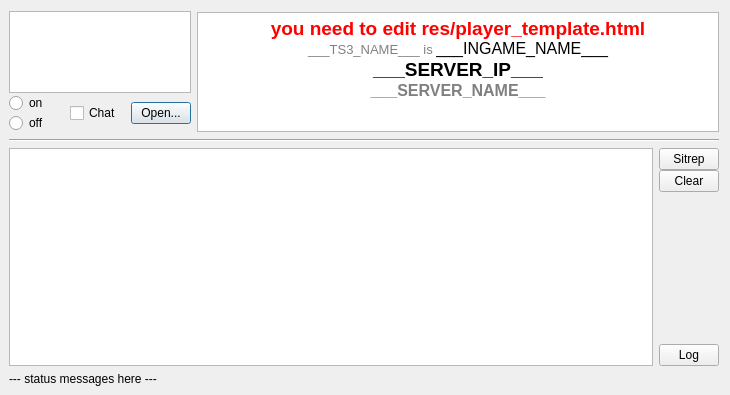
<?xml version="1.0" encoding="UTF-8"?>
<ui version="4.0">
 <class>DayzServerIp</class>
 <widget class="QDialog" name="DayzServerIp">
  <property name="geometry">
   <rect>
    <x>0</x>
    <y>0</y>
    <width>730</width>
    <height>395</height>
   </rect>
  </property>
  <property name="sizePolicy">
   <sizepolicy hsizetype="Preferred" vsizetype="Preferred">
    <horstretch>0</horstretch>
    <verstretch>0</verstretch>
   </sizepolicy>
  </property>
  <property name="windowTitle">
   <string>DayZ Server IP</string>
  </property>
  <layout class="QVBoxLayout" name="verticalLayout" stretch="0,0,2,0">
   <property name="spacing">
    <number>6</number>
   </property>
   <property name="leftMargin">
    <number>9</number>
   </property>
   <property name="bottomMargin">
    <number>9</number>
   </property>
   <item>
    <layout class="QHBoxLayout" name="hlUpper" stretch="0,0">
     <property name="spacing">
      <number>6</number>
     </property>
     <item>
      <layout class="QVBoxLayout" name="verticalLayout_2" stretch="1,0">
       <property name="spacing">
        <number>0</number>
       </property>
       <item>
        <widget class="QGraphicsView" name="gvLogo">
         <property name="sizePolicy">
          <sizepolicy hsizetype="Fixed" vsizetype="Fixed">
           <horstretch>0</horstretch>
           <verstretch>0</verstretch>
          </sizepolicy>
         </property>
         <property name="maximumSize">
          <size>
           <width>182</width>
           <height>82</height>
          </size>
         </property>
        </widget>
       </item>
       <item>
        <layout class="QHBoxLayout" name="horizontalLayout_4">
         <property name="spacing">
          <number>0</number>
         </property>
         <item>
          <layout class="QVBoxLayout" name="verticalLayout_3" stretch="0,0">
           <property name="spacing">
            <number>0</number>
           </property>
           <item>
            <widget class="QRadioButton" name="rbOn">
             <property name="text">
              <string>on</string>
             </property>
            </widget>
           </item>
           <item>
            <widget class="QRadioButton" name="rbOff">
             <property name="text">
              <string>off</string>
             </property>
            </widget>
           </item>
          </layout>
         </item>
         <item>
          <widget class="QCheckBox" name="cbChat">
           <property name="text">
            <string>Chat</string>
           </property>
          </widget>
         </item>
         <item>
          <widget class="QPushButton" name="pbProfileOpen">
           <property name="sizePolicy">
            <sizepolicy hsizetype="Fixed" vsizetype="Fixed">
             <horstretch>0</horstretch>
             <verstretch>0</verstretch>
            </sizepolicy>
           </property>
           <property name="maximumSize">
            <size>
             <width>60</width>
             <height>16777215</height>
            </size>
           </property>
           <property name="text">
            <string>Open...</string>
           </property>
          </widget>
         </item>
        </layout>
       </item>
      </layout>
     </item>
     <item>
      <widget class="QTextBrowser" name="tbPlayer">
       <property name="sizePolicy">
        <sizepolicy hsizetype="Expanding" vsizetype="Fixed">
         <horstretch>2</horstretch>
         <verstretch>0</verstretch>
        </sizepolicy>
       </property>
       <property name="maximumSize">
        <size>
         <width>16777215</width>
         <height>120</height>
        </size>
       </property>
       <property name="html">
        <string>&lt;!DOCTYPE HTML PUBLIC &quot;-//W3C//DTD HTML 4.0//EN&quot; &quot;http://www.w3.org/TR/REC-html40/strict.dtd&quot;&gt;
&lt;html&gt;&lt;head&gt;&lt;meta name=&quot;qrichtext&quot; content=&quot;1&quot; /&gt;&lt;style type=&quot;text/css&quot;&gt;
p, li { white-space: pre-wrap; }
&lt;/style&gt;&lt;/head&gt;&lt;body style=&quot; font-family:'MS Shell Dlg 2'; font-size:8.25pt; font-weight:400; font-style:normal;&quot;&gt;
&lt;p align=&quot;center&quot; style=&quot; margin-top:0px; margin-bottom:0px; margin-left:0px; margin-right:0px; -qt-block-indent:0; text-indent:0px;&quot;&gt;&lt;span style=&quot; font-size:14pt; font-weight:600; color:#ff0000;&quot;&gt;you need to edit res/player_template.html&lt;/span&gt;&lt;span style=&quot; font-size:10pt; color:#808080;&quot;&gt;&lt;br /&gt;___TS3_NAME___ is &lt;/span&gt;&lt;span style=&quot; font-size:12pt;&quot;&gt;___INGAME_NAME___&lt;/span&gt;&lt;/p&gt;
&lt;p align=&quot;center&quot; style=&quot; margin-top:0px; margin-bottom:0px; margin-left:0px; margin-right:0px; -qt-block-indent:0; text-indent:0px;&quot;&gt;&lt;span style=&quot; font-size:14pt; font-weight:600;&quot;&gt;___SERVER_IP___&lt;/span&gt;&lt;/p&gt;
&lt;p align=&quot;center&quot; style=&quot; margin-top:0px; margin-bottom:0px; margin-left:0px; margin-right:0px; -qt-block-indent:0; text-indent:0px;&quot;&gt;&lt;span style=&quot; font-size:12pt; font-weight:600; color:#808080;&quot;&gt;___SERVER_NAME___&lt;/span&gt;&lt;/p&gt;
&lt;p align=&quot;center&quot; style=&quot;-qt-paragraph-type:empty; margin-top:0px; margin-bottom:0px; margin-left:0px; margin-right:0px; -qt-block-indent:0; text-indent:0px;&quot;&gt;&lt;br /&gt;&lt;/p&gt;
&lt;p align=&quot;center&quot; style=&quot;-qt-paragraph-type:empty; margin-top:0px; margin-bottom:0px; margin-left:0px; margin-right:0px; -qt-block-indent:0; text-indent:0px;&quot;&gt;&lt;br /&gt;&lt;/p&gt;&lt;/body&gt;&lt;/html&gt;</string>
       </property>
      </widget>
     </item>
    </layout>
   </item>
   <item>
    <widget class="Line" name="line">
     <property name="orientation">
      <enum>Qt::Horizontal</enum>
     </property>
    </widget>
   </item>
   <item>
    <layout class="QHBoxLayout" name="hlRemoteInfo">
     <item>
      <widget class="QTreeView" name="tvPlayerList">
       <property name="sizePolicy">
        <sizepolicy hsizetype="Expanding" vsizetype="Expanding">
         <horstretch>0</horstretch>
         <verstretch>1</verstretch>
        </sizepolicy>
       </property>
       <property name="showDropIndicator" stdset="0">
        <bool>false</bool>
       </property>
       <property name="sortingEnabled">
        <bool>true</bool>
       </property>
      </widget>
     </item>
     <item>
      <layout class="QVBoxLayout" name="verticalLayout_5">
       <property name="spacing">
        <number>0</number>
       </property>
       <item>
        <widget class="QPushButton" name="pbSitrepRequest">
         <property name="maximumSize">
          <size>
           <width>60</width>
           <height>16777215</height>
          </size>
         </property>
         <property name="text">
          <string>Sitrep</string>
         </property>
        </widget>
       </item>
       <item>
        <widget class="QPushButton" name="pbRemoteInfoClear">
         <property name="maximumSize">
          <size>
           <width>60</width>
           <height>16777215</height>
          </size>
         </property>
         <property name="text">
          <string>Clear</string>
         </property>
        </widget>
       </item>
       <item>
        <spacer name="verticalSpacer">
         <property name="orientation">
          <enum>Qt::Vertical</enum>
         </property>
         <property name="sizeHint" stdset="0">
          <size>
           <width>20</width>
           <height>40</height>
          </size>
         </property>
        </spacer>
       </item>
       <item>
        <widget class="QPushButton" name="pbLogOpen">
         <property name="maximumSize">
          <size>
           <width>60</width>
           <height>16777215</height>
          </size>
         </property>
         <property name="text">
          <string>Log</string>
         </property>
        </widget>
       </item>
      </layout>
     </item>
    </layout>
   </item>
   <item>
    <layout class="QHBoxLayout" name="horizontalLayout_2">
     <item>
      <widget class="QLabel" name="lMessage">
       <property name="text">
        <string>--- status messages here ---</string>
       </property>
      </widget>
     </item>
    </layout>
   </item>
  </layout>
 </widget>
 <layoutdefault spacing="6" margin="11"/>
 <resources/>
 <connections/>
</ui>
